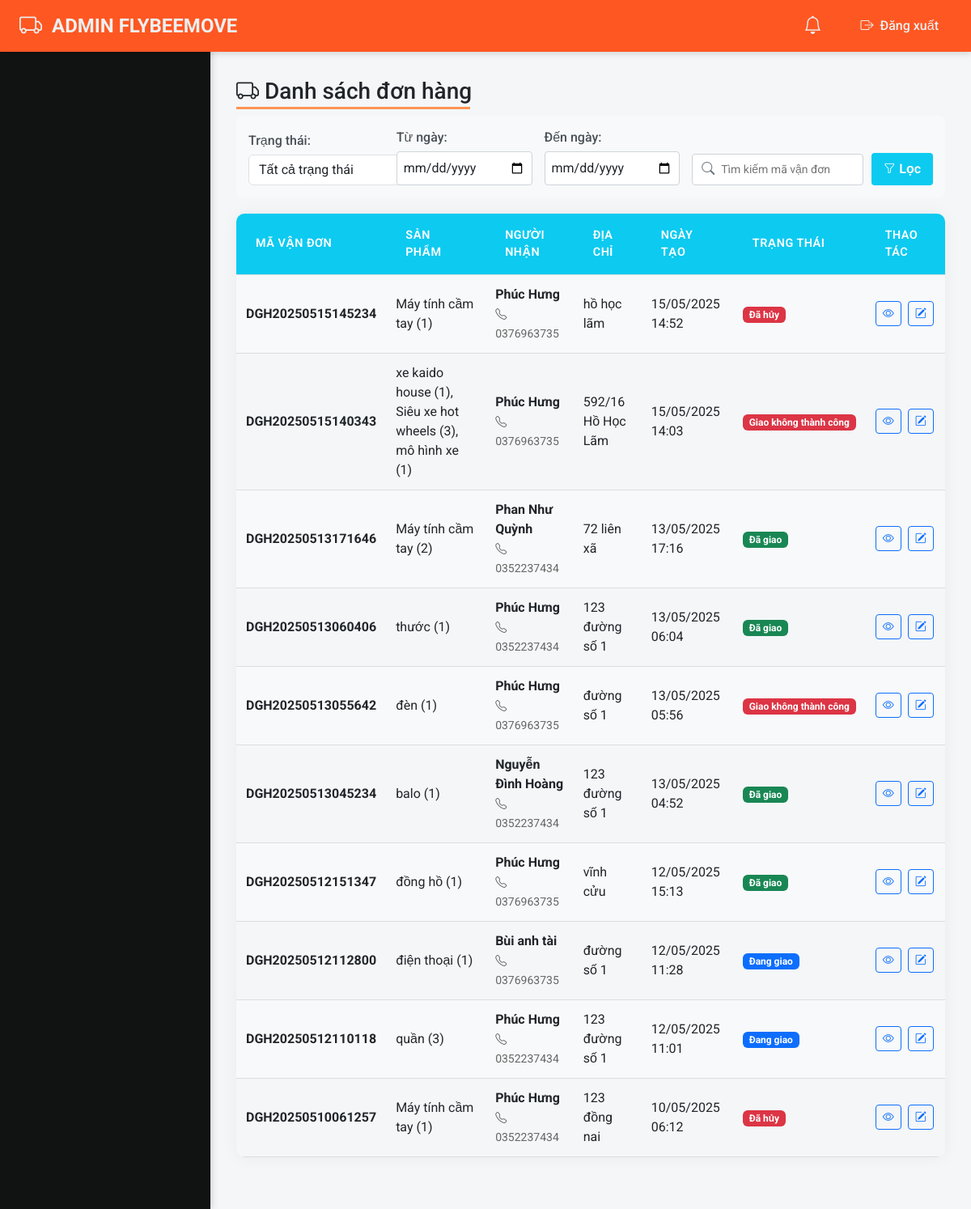
The app's page /admin/list_orders.php (signed in) with its own data.
### tables this page shows
CREATE TABLE `donhang` (
  `maVanDon` varchar(40) NOT NULL,
  `id_khachHang` int(11) NOT NULL,
  `id_nhanVien` int(11) DEFAULT NULL,
  `id_trangThai` int(11) NOT NULL,
  `id_sanPham` int(11) DEFAULT NULL,
  `id_nguoiNhan` int(11) NOT NULL,
  `id_nguoiGui` int(11) NOT NULL,
  `id_thanhToan` int(11) DEFAULT NULL,
  `ngayTaoDon` datetime NOT NULL,
  `ghiChu` text DEFAULT NULL,
  `ngayGiao` datetime DEFAULT NULL,
  `id_phi` int(11) DEFAULT NULL,
  `hinhThucGui` varchar(50) NOT NULL,
  `KL_DH` decimal(10,2) NOT NULL,
  `rong` decimal(10,2) DEFAULT NULL,
  `dai` int(11) DEFAULT NULL,
  `cao` decimal(10,2) DEFAULT NULL,
  `giaTriHang` decimal(15,2) DEFAULT NULL,
  `COD` decimal(15,2) DEFAULT 0.00
);

CREATE TABLE `nguoinhan` (
  `id_nguoiNhan` int(11) NOT NULL,
  `tenNguoiNhan` varchar(100) NOT NULL,
  `soDienThoai` varchar(15) NOT NULL,
  `id_diaChi` int(11) DEFAULT NULL
);

CREATE TABLE `diachi` (
  `id_diaChi` int(11) NOT NULL,
  `diaChiNguoiNhan` text NOT NULL,
  `tinh_tp` varchar(100) NOT NULL,
  `quan_huyen` varchar(100) NOT NULL,
  `phuong_xa` varchar(100) NOT NULL
);

CREATE TABLE `trangthai` (
  `id_trangThai` int(11) NOT NULL,
  `tenTrangThai` varchar(100) NOT NULL,
  `moTa` text DEFAULT NULL
);

### admin/list_orders.php (the view, shortened to what this page needs)
<?php
require 'header.php';
$dateFrom = isset($_GET['date_from']) ? $_GET['date_from'] : '';
$dateTo = isset($_GET['date_to']) ? $_GET['date_to'] : '';
$searchOrderId = isset($_GET['search_order_id']) ? trim($_GET['search_order_id']) : '';
$sql = "SELECT D.maVanDon,
        GROUP_CONCAT(CONCAT(S.tenSanPham, ' (', S.soLuong, ')') SEPARATOR ', ') as products,
        N.tenNguoiNhan, N.soDienThoai, DC.diaChiNguoiNhan, D.ngayTaoDon, T.tenTrangThai, D.id_trangThai
        FROM DonHang D
        JOIN NguoiNhan N ON D.id_nguoiNhan = N.id_nguoiNhan
        JOIN DiaChi DC ON N.id_diaChi = DC.id_diaChi
        LEFT JOIN SanPham S ON D.maVanDon = S.maVanDon
        JOIN TrangThai T ON D.id_trangThai = T.id_trangThai
        WHERE 1=1";
$sql .= " GROUP BY D.maVanDon ORDER BY D.ngayTaoDon DESC";
$orders = $mysqli->query($sql);
?>
<!DOCTYPE html>
<html lang="en">
<head>
    <link rel="stylesheet" href="https://cdn.jsdelivr.net/npm/bootstrap-icons@1.7.2/font/bootstrap-icons.css">
    <link rel="stylesheet" href="./css/orders.css">
</head>
<body>
    <div class="content-wrapper">
        <div class="card-orders">
            <div class="card-header">
                <h3><i class="bi bi-truck"></i> Danh sách đơn hàng</h3>
            </div>
            <div class="filter-container">
                <form method="GET" class="filter-form">
                    <div class="filter-row">
                        <div class="filter-group">
                            <label for="status">Trạng thái:</label>
                            <select name="status" id="status" class="form-select" style="width: 50%;">
                                <option value="">Tất cả trạng thái</option>
                            </select>
                        </div>
                        <div class="filter-group">
                            <label for="date_from">Từ ngày:</label>
                            <input type="date" name="date_from" id="date_from" value="<?= $dateFrom ?>" class="form-control">
                        </div>
                        <div class="filter-group">
                            <label for="date_to">Đến ngày:</label>
                            <input type="date" name="date_to" id="date_to" value="<?= $dateTo ?>" class="form-control">
                        </div>
                        <div class="search-container">
                            <div class="search-form">
                                <div class="search-input">
                                    <i class="bi bi-search"></i>
                                    <input type="text"
                                        name="search_order_id"
                                        placeholder="Tìm kiếm mã vận đơn"
                                        value="<?= htmlspecialchars($searchOrderId) ?>"
                                        autocomplete="off">
                                </div>
                                <button type="submit" class="btn-filter btn-primary">
                                    <i class="bi bi-funnel"></i> Lọc
                                </button>
                            </div>
                        </div>
                    </div>
                </form>
            </div>
            <table class="table-orders">
                <tr>
                    <th>Mã vận đơn</th>
                    <th>Sản phẩm</th>
                    <th>Người nhận</th>
                    <th>Địa chỉ</th>
                    <th>Ngày tạo</th>
                    <th>Trạng thái</th>
                    <th>Thao tác</th>
                </tr>
                <?php
                if ($orders->num_rows === 0):
                ?>
                    <tr>
                        <td colspan="7" style="text-align: center;">Không có đơn hàng nào</td>
                    </tr>
                    <?php
                else:
                    while ($don = $orders->fetch_assoc()):
                    ?>
                        <tr>
                            <td class="bold"><b><?= htmlspecialchars($don['maVanDon'] ?? '') ?></b></td>
                            <td><?= htmlspecialchars($don['products'] ?? 'N/A') ?></td>
                            <td>
                                <b><?= htmlspecialchars($don['tenNguoiNhan'] ?? 'N/A') ?></b><br>
                                <span style="color:#666;font-size:14px">
                                    <i class="bi bi-telephone"></i> <?= htmlspecialchars($don['soDienThoai'] ?? 'N/A') ?>
                                </span>
                            </td>
                            <td><?= htmlspecialchars($don['diaChiNguoiNhan'] ?? 'N/A') ?></td>
                            <td><?= date('d/m/Y H:i', strtotime($don['ngayTaoDon'])) ?></td>
                            <td>
                                <span class="badge bg-<?php
                                                        echo match ($don['tenTrangThai']) {
                                                            'Đã tạo' => 'warning',
                                                            'Đang xử lý' => 'info',
                                                            'Đang giao' => 'primary',
                                                            'Đã giao' => 'success',
                                                            'Giao không thành công' => 'danger',
                                                            'Đã hủy' => 'danger',
                                                            default => 'secondary'
                                                        };
                                                        ?>">
                                    <?php echo htmlspecialchars($don['tenTrangThai']); ?>
                                </span>
                            <td>
                                <div class="d-flex gap-2">
                                    <a href="detail_listOrder.php?id=<?= htmlspecialchars($don['maVanDon']) ?>" class="btn btn-sm btn-outline-primary">
                                        <i class="bi bi-eye"></i>
                                    </a>
                                    <a href="edit_order.php?id=<?= htmlspecialchars($don['maVanDon']) ?>" class="btn btn-sm btn-outline-primary">
                                    <i class="bi bi-pencil-square"></i>
                                    </a>
                                </div>
                            </td>
                        </tr>
                <?php
                    endwhile;
                endif;
                ?>
            </table>
        </div>
    </div>
</body>
</html>

### admin/css/header.css (style rules this page uses)
:root { --primary-color: #ff5722; --primary-dark: #e64a19; --sidebar-bg: #111212; --text-light: #ecf0f1; --text-dark: #2c3e50; --border-color: rgba(255,255,255,0.1); }
* { box-sizing: border-box; margin: 0; padding: 0; }
body { font-family: 'Roboto', sans-serif; display: flex; min-height: 100vh; background: #f4f6f8; }

### admin/css/orders.css (style rules this page uses)
table { width: 100%; border-collapse: separate; border-spacing: 0; margin-bottom: 2rem; border-radius: 10px; overflow: hidden; box-shadow: 0 0 20px rgba(0, 0, 0, 0.05); }
th, td { padding: 1rem 1.5rem; border-bottom: 1px solid #e0e0e0; text-align: left; }
th { background: #0dcaf0; color: #fff; font-weight: 600; text-transform: uppercase; font-size: 0.9rem; letter-spacing: 0.5px; }
tr:nth-child(even) { background: #f8f9fa; }
select, button { padding: 0.8rem 1.2rem; border: 2px solid #e0e0e0; border-radius: 8px; font-size: 1rem; outline: none; transition: all 0.3s ease; }
select { min-width: 300px; background: #fff; }
button { background: #0dcaf0; color: #fff; border: none; font-weight: 600; cursor: pointer; display: inline-flex; align-items: center; gap: 0.5rem; }
.filter-container { background: #f8f9fa; padding: 15px; border-radius: 8px; margin-bottom: 20px; float: right; }
.filter-container .filter-form { display: flex; gap: 15px; align-items: flex-end; flex-wrap: wrap; }
.filter-container .filter-group { flex: 1; min-width: 150px; }
.filter-container .filter-group label { display: block; margin-bottom: 5px; font-weight: 500; color: #495057; }
.filter-container .filter-group select { min-width: 200px; margin-right: 150px; background: #fff; }
.filter-container .filter-group input { width: 100%; padding: 8px; border: 1px solid #ced4da; border-radius: 4px; }
.btn-filter { padding: 8px 15px; border: none; border-radius: 4px; cursor: pointer; display: flex; align-items: center; gap: 5px; }
.btn-filter i { font-size: 14px; }
.btn-primary { background: #0dcaf0; color: white; }
.search-container { margin-top: 0; padding: 0; background: transparent; box-shadow: none; }
.search-form { display: flex; gap: 10px; align-items: flex-end; }
.search-input { flex: 1; position: relative; min-width: 200px; }
.search-input input { width: 100%; padding: 8px 15px; padding-left: 35px; border: 1px solid #ced4da; border-radius: 4px; font-size: 14px; }
.search-input i { position: absolute; left: 12px; top: 50%; transform: translateY(-50%); color: #6c757d; }
.filter-row { display: flex; gap: 15px; align-items: flex-end; flex-wrap: wrap; }
.card-header h3 { position: relative; display: inline-block; padding-bottom: 5px; }
.card-header h3::after { content: ""; position: absolute; left: 0; bottom: 0; width: 289px; height: 3px; background-color: #ff9452; }
.detail_listOrder th, td { padding: 12px; text-align: left; border-bottom: 1px solid #ddd; }

### records on screen
donhang: maVanDon "DGH20250515145234", products "Máy tính cầm tay (1)", id_nguoiNhan.tenNguoiNhan "Phúc Hưng", id_nguoiNhan.soDienThoai "0376963735", diachi.diaChiNguoiNhan "hồ học lãm", ngayTaoDon "15/05/2025 14:52", id_trangThai.tenTrangThai "Đã hủy"
donhang: maVanDon "DGH20250515140343", products "xe kaido house (1), Siêu xe hot wheels (3), mô hình xe (1)", id_nguoiNhan.tenNguoiNhan "Phúc Hưng", id_nguoiNhan.soDienThoai "0376963735", diachi.diaChiNguoiNhan "592/16 Hồ Học Lãm", ngayTaoDon "15/05/2025 14:03", id_trangThai.tenTrangThai "Giao không thành công"
donhang: maVanDon "DGH20250513171646", products "Máy tính cầm tay (2)", id_nguoiNhan.tenNguoiNhan "Phan Như Quỳnh", id_nguoiNhan.soDienThoai "0352237434", diachi.diaChiNguoiNhan "72 liên xã", ngayTaoDon "13/05/2025 17:16", id_trangThai.tenTrangThai "Đã giao"
donhang: maVanDon "DGH20250513060406", products "thước (1)", id_nguoiNhan.tenNguoiNhan "Phúc Hưng", id_nguoiNhan.soDienThoai "0352237434", diachi.diaChiNguoiNhan "123 đường số 1", ngayTaoDon "13/05/2025 06:04", id_trangThai.tenTrangThai "Đã giao"
donhang: maVanDon "DGH20250513055642", products "đèn (1)", id_nguoiNhan.tenNguoiNhan "Phúc Hưng", id_nguoiNhan.soDienThoai "0376963735", diachi.diaChiNguoiNhan "đường số 1", ngayTaoDon "13/05/2025 05:56", id_trangThai.tenTrangThai "Giao không thành công"
donhang: maVanDon "DGH20250513045234", products "balo (1)", id_nguoiNhan.tenNguoiNhan "Nguyễn Đình Hoàng", id_nguoiNhan.soDienThoai "0352237434", diachi.diaChiNguoiNhan "123 đường số 1", ngayTaoDon "13/05/2025 04:52", id_trangThai.tenTrangThai "Đã giao"
donhang: maVanDon "DGH20250512151347", products "đồng hồ (1)", id_nguoiNhan.tenNguoiNhan "Phúc Hưng", id_nguoiNhan.soDienThoai "0376963735", diachi.diaChiNguoiNhan "vĩnh cửu", ngayTaoDon "12/05/2025 15:13", id_trangThai.tenTrangThai "Đã giao"
donhang: maVanDon "DGH20250512112800", products "điện thoại (1)", id_nguoiNhan.tenNguoiNhan "Bùi anh tài", id_nguoiNhan.soDienThoai "0376963735", diachi.diaChiNguoiNhan "đường số 1", ngayTaoDon "12/05/2025 11:28", id_trangThai.tenTrangThai "Đang giao"
donhang: maVanDon "DGH20250512110118", products "quần (3)", id_nguoiNhan.tenNguoiNhan "Phúc Hưng", id_nguoiNhan.soDienThoai "0352237434", diachi.diaChiNguoiNhan "123 đường số 1", ngayTaoDon "12/05/2025 11:01", id_trangThai.tenTrangThai "Đang giao"
donhang: maVanDon "DGH20250510061257", products "Máy tính cầm tay (1)", id_nguoiNhan.tenNguoiNhan "Phúc Hưng", id_nguoiNhan.soDienThoai "0352237434", diachi.diaChiNguoiNhan "123 đồng nai", ngayTaoDon "10/05/2025 06:12", id_trangThai.tenTrangThai "Đã hủy"
